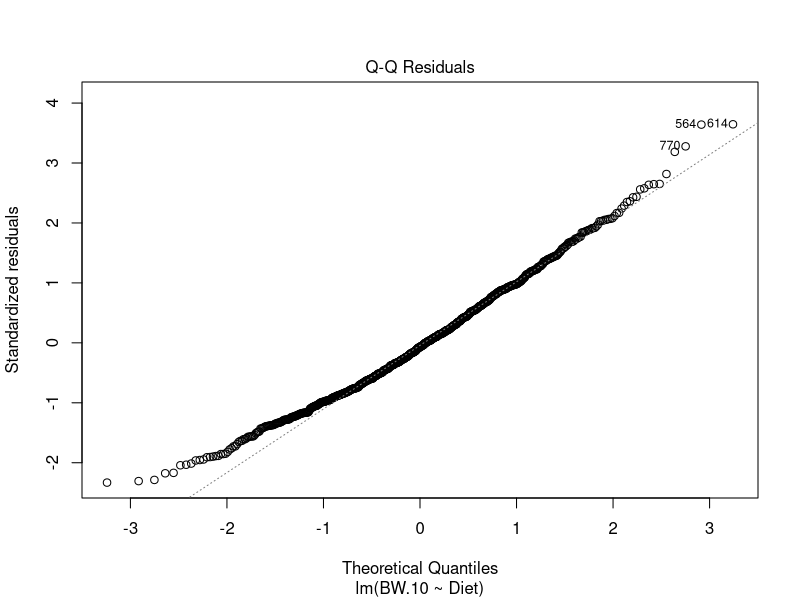

Here is the R script that generated this plot:
# QQ plot 

pheno <- read.csv(file = "../data/bodyWeights.csv", 
                  stringsAsFactors = FALSE)
model <- lm(BW.10 ~ Diet, data = pheno)
png(filename = "qq-plot.png", 
    width = 610, height = 600)
plot(model, which = 2)
dev.off()